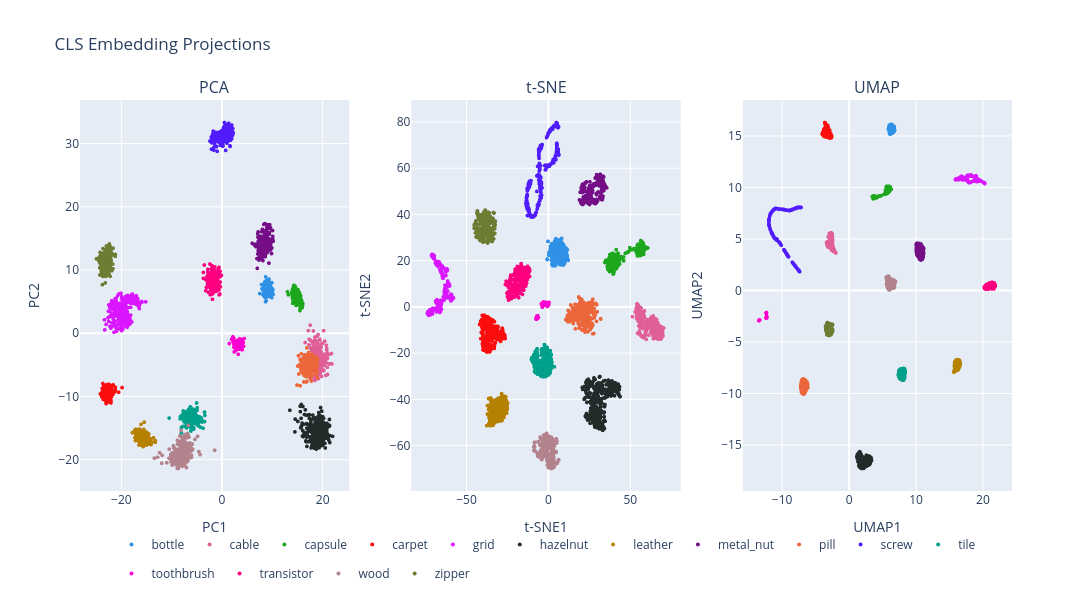

Notebook cell for this chart:
### Code cell
pca_train = pca_2d[train_mask]
tsne_train = tsne_2d[train_mask]
umap_train = umap_2d[train_mask]

cls_fig = make_subplots(
    rows=1,
    cols=3,
    subplot_titles=("PCA", "t-SNE", "UMAP")
)

colors = px.colors.qualitative.Dark24

category_colors = {cat: colors[i % len(colors)] for i, cat in enumerate(categories)}
plot_meta = [("PCA", pca_train, 1), ("t-SNE", tsne_train, 2), ("UMAP", umap_train, 3)]

for idx, (method_name, coords, col) in enumerate(plot_meta):
    for category in categories:
        mask = train_meta["category"] == category

        cls_fig.add_trace(
            go.Scattergl(
                x=coords[mask, 0],
                y=coords[mask, 1],
                mode="markers",
                name=category,
                legendgroup=category,
                showlegend=(method_name == "PCA"),
                customdata=np.stack([
                    train_meta.loc[mask, "category"],
                    train_meta.loc[mask, "path"]
                ], axis=1),
                hovertemplate=(
                    "Category: %{customdata[0]}" +
                    "<br>Path: %{customdata[1]}" +
                    "<extra></extra>"
                ),
                marker=dict(
                    size=4,
                    color=category_colors[category]
                    )
            ),
            row=1,
            col=col
        )

cls_fig.update_xaxes(title_text="PC1", row=1, col=1)
cls_fig.update_yaxes(title_text="PC2", row=1, col=1)

cls_fig.update_xaxes(title_text="t-SNE1", row=1, col=2)
cls_fig.update_yaxes(title_text="t-SNE2", row=1, col=2)

cls_fig.update_xaxes(title_text="UMAP1", row=1, col=3)
cls_fig.update_yaxes(title_text="UMAP2", row=1, col=3)

cls_fig.update_layout(
    title="CLS Embedding Projections",
    width=1600, height=600,
    legend=dict(
        orientation="h",
        yanchor="top",
        y=-0.1,
        xanchor="center",
        x=0.5
    )
)

cls_fig.show()
cls_fig.write_image(IMAGE_DIR / "cls_embedding_comparison.svg")

### Figure 1 — Plotly figure (JSON) as saved in the notebook; plotly's stock layout.template omitted (floating-point values rounded to 4 significant figures; data arrays with more than 128 entries replaced by an {"elided": "..."} marker saying what was removed)
{"data": [{"customdata": {"elided": "209x2 str values"}, "hovertemplate": "Category: %{customdata[0]}<br>Path: %{customdata[1]}<extra></extra>", "legendgroup": "bottle", "marker": {"color": "#2E91E5", "size": 4}, "mode": "markers", "name": "bottle", "showlegend": true, "type": "scattergl", "x": {"elided": "209 float values"}, "xaxis": "x", "y": {"elided": "209 float values"}, "yaxis": "y"}, {"customdata": {"elided": "224x2 str values"}, "hovertemplate": "Category: %{customdata[0]}<br>Path: %{customdata[1]}<extra></extra>", "legendgroup": "cable", "marker": {"color": "#E15F99", "size": 4}, "mode": "markers", "name": "cable", "showlegend": true, "type": "scattergl", "x": {"elided": "224 float values"}, "xaxis": "x", "y": {"elided": "224 float values"}, "yaxis": "y"}, {"customdata": {"elided": "219x2 str values"}, "hovertemplate": "Category: %{customdata[0]}<br>Path: %{customdata[1]}<extra></extra>", "legendgroup": "capsule", "marker": {"color": "#1CA71C", "size": 4}, "mode": "markers", "name": "capsule", "showlegend": true, "type": "scattergl", "x": {"elided": "219 float values"}, "xaxis": "x", "y": {"elided": "219 float values"}, "yaxis": "y"}, {"customdata": {"elided": "280x2 str values"}, "hovertemplate": "Category: %{customdata[0]}<br>Path: %{customdata[1]}<extra></extra>", "legendgroup": "carpet", "marker": {"color": "#FB0D0D", "size": 4}, "mode": "markers", "name": "carpet", "showlegend": true, "type": "scattergl", "x": {"elided": "280 float values"}, "xaxis": "x", "y": {"elided": "280 float values"}, "yaxis": "y"}, {"customdata": {"elided": "264x2 str values"}, "hovertemplate": "Category: %{customdata[0]}<br>Path: %{customdata[1]}<extra></extra>", "legendgroup": "grid", "marker": {"color": "#DA16FF", "size": 4}, "mode": "markers", "name": "grid", "showlegend": true, "type": "scattergl", "x": {"elided": "264 float values"}, "xaxis": "x", "y": {"elided": "264 float values"}, "yaxis": "y"}, {"customdata": {"elided": "391x2 str values"}, "hovertemplate": "Category: %{customdata[0]}<br>Path: %{customdata[1]}<extra></extra>", "legendgroup": "hazelnut", "marker": {"color": "#222A2A", "size": 4}, "mode": "markers", "name": "hazelnut", "showlegend": true, "type": "scattergl", "x": {"elided": "391 float values"}, "xaxis": "x", "y": {"elided": "391 float values"}, "yaxis": "y"}, {"customdata": {"elided": "245x2 str values"}, "hovertemplate": "Category: %{customdata[0]}<br>Path: %{customdata[1]}<extra></extra>", "legendgroup": "leather", "marker": {"color": "#B68100", "size": 4}, "mode": "markers", "name": "leather", "showlegend": true, "type": "scattergl", "x": {"elided": "245 float values"}, "xaxis": "x", "y": {"elided": "245 float values"}, "yaxis": "y"}, {"customdata": {"elided": "220x2 str values"}, "hovertemplate": "Category: %{customdata[0]}<br>Path: %{customdata[1]}<extra></extra>", "legendgroup": "metal_nut", "marker": {"color": "#750D86", "size": 4}, "mode": "markers", "name": "metal_nut", "showlegend": true, "type": "scattergl", "x": {"elided": "220 float values"}, "xaxis": "x", "y": {"elided": "220 float values"}, "yaxis": "y"}, {"customdata": {"elided": "267x2 str values"}, "hovertemplate": "Category: %{customdata[0]}<br>Path: %{customdata[1]}<extra></extra>", "legendgroup": "pill", "marker": {"color": "#EB663B", "size": 4}, "mode": "markers", "name": "pill", "showlegend": true, "type": "scattergl", "x": {"elided": "267 float values"}, "xaxis": "x", "y": {"elided": "267 float values"}, "yaxis": "y"}, {"customdata": {"elided": "320x2 str values"}, "hovertemplate": "Category: %{customdata[0]}<br>Path: %{customdata[1]}<extra></extra>", "legendgroup": "screw", "marker": {"color": "#511CFB", "size": 4}, "mode": "markers", "name": "screw", "showlegend": true, "type": "scattergl", "x": {"elided": "320 float values"}, "xaxis": "x", "y": {"elided": "320 float values"}, "yaxis": "y"}, {"customdata": {"elided": "230x2 str values"}, "hovertemplate": "Category: %{customdata[0]}<br>Path: %{customdata[1]}<extra></extra>", "legendgroup": "tile", "marker": {"color": "#00A08B", "size": 4}, "mode": "markers", "name": "tile", "showlegend": true, "type": "scattergl", "x": {"elided": "230 float values"}, "xaxis": "x", "y": {"elided": "230 float values"}, "yaxis": "y"}, {"customdata": [["toothbrush", "data\\mvtec_ad\\toothbrush\\train\\good\\000.png"], ["toothbrush", "data\\mvtec_ad\\toothbrush\\train\\good\\001.png"], ["toothbrush", "data\\mvtec_ad\\toothbrush\\train\\good\\002.png"], ["toothbrush", "data\\mvtec_ad\\toothbrush\\train\\good\\003.png"], ["toothbrush", "data\\mvtec_ad\\toothbrush\\train\\good\\004.png"], ["toothbrush", "data\\mvtec_ad\\toothbrush\\train\\good\\005.png"], ["toothbrush", "data\\mvtec_ad\\toothbrush\\train\\good\\006.png"], ["toothbrush", "data\\mvtec_ad\\toothbrush\\train\\good\\007.png"], ["toothbrush", "data\\mvtec_ad\\toothbrush\\train\\good\\008.png"], ["toothbrush", "data\\mvtec_ad\\toothbrush\\train\\good\\009.png"], ["toothbrush", "data\\mvtec_ad\\toothbrush\\train\\good\\010.png"], ["toothbrush", "data\\mvtec_ad\\toothbrush\\train\\good\\011.png"], ["toothbrush", "data\\mvtec_ad\\toothbrush\\train\\good\\012.png"], ["toothbrush", "data\\mvtec_ad\\toothbrush\\train\\good\\013.png"], ["toothbrush", "data\\mvtec_ad\\toothbrush\\train\\good\\014.png"], ["toothbrush", "data\\mvtec_ad\\toothbrush\\train\\good\\015.png"], ["toothbrush", "data\\mvtec_ad\\toothbrush\\train\\good\\016.png"], ["toothbrush", "data\\mvtec_ad\\toothbrush\\train\\good\\017.png"], ["toothbrush", "data\\mvtec_ad\\toothbrush\\train\\good\\018.png"], ["toothbrush", "data\\mvtec_ad\\toothbrush\\train\\good\\019.png"], ["toothbrush", "data\\mvtec_ad\\toothbrush\\train\\good\\020.png"], ["toothbrush", "data\\mvtec_ad\\toothbrush\\train\\good\\021.png"], ["toothbrush", "data\\mvtec_ad\\toothbrush\\train\\good\\022.png"], ["toothbrush", "data\\mvtec_ad\\toothbrush\\train\\good\\023.png"], ["toothbrush", "data\\mvtec_ad\\toothbrush\\train\\good\\024.png"], ["toothbrush", "data\\mvtec_ad\\toothbrush\\train\\good\\025.png"], ["toothbrush", "data\\mvtec_ad\\toothbrush\\train\\good\\026.png"], ["toothbrush", "data\\mvtec_ad\\toothbrush\\train\\good\\027.png"], ["toothbrush", "data\\mvtec_ad\\toothbrush\\train\\good\\028.png"], ["toothbrush", "data\\mvtec_ad\\toothbrush\\train\\good\\029.png"], ["toothbrush", "data\\mvtec_ad\\toothbrush\\train\\good\\030.png"], ["toothbrush", "data\\mvtec_ad\\toothbrush\\train\\good\\031.png"], ["toothbrush", "data\\mvtec_ad\\toothbrush\\train\\good\\032.png"], ["toothbrush", "data\\mvtec_ad\\toothbrush\\train\\good\\033.png"], ["toothbrush", "data\\mvtec_ad\\toothbrush\\train\\good\\034.png"], ["toothbrush", "data\\mvtec_ad\\toothbrush\\train\\good\\035.png"], ["toothbrush", "data\\mvtec_ad\\toothbrush\\train\\good\\036.png"], ["toothbrush", "data\\mvtec_ad\\toothbrush\\train\\good\\037.png"], ["toothbrush", "data\\mvtec_ad\\toothbrush\\train\\good\\038.png"], ["toothbrush", "data\\mvtec_ad\\toothbrush\\train\\good\\039.png"], ["toothbrush", "data\\mvtec_ad\\toothbrush\\train\\good\\040.png"], ["toothbrush", "data\\mvtec_ad\\toothbrush\\train\\good\\041.png"], ["toothbrush", "data\\mvtec_ad\\toothbrush\\train\\good\\042.png"], ["toothbrush", "data\\mvtec_ad\\toothbrush\\train\\good\\043.png"], ["toothbrush", "data\\mvtec_ad\\toothbrush\\train\\good\\044.png"], ["toothbrush", "data\\mvtec_ad\\toothbrush\\train\\good\\045.png"], ["toothbrush", "data\\mvtec_ad\\toothbrush\\train\\good\\046.png"], ["toothbrush", "data\\mvtec_ad\\toothbrush\\train\\good\\047.png"], ["toothbrush", "data\\mvtec_ad\\toothbrush\\train\\good\\048.png"], ["toothbrush", "data\\mvtec_ad\\toothbrush\\train\\good\\049.png"], ["toothbrush", "data\\mvtec_ad\\toothbrush\\train\\good\\050.png"], ["toothbrush", "data\\mvtec_ad\\toothbrush\\train\\good\\051.png"], ["toothbrush", "data\\mvtec_ad\\toothbrush\\train\\good\\052.png"], ["toothbrush", "data\\mvtec_ad\\toothbrush\\train\\good\\053.png"], ["toothbrush", "data\\mvtec_ad\\toothbrush\\train\\good\\054.png"], ["toothbrush", "data\\mvtec_ad\\toothbrush\\train\\good\\055.png"], ["toothbrush", "data\\mvtec_ad\\toothbrush\\train\\good\\056.png"], ["toothbrush", "data\\mvtec_ad\\toothbrush\\train\\good\\057.png"], ["toothbrush", "data\\mvtec_ad\\toothbrush\\train\\good\\058.png"], ["toothbrush", "data\\mvtec_ad\\toothbrush\\train\\good\\059.png"]], "hovertemplate": "Category: %{customdata[0]}<br>Path: %{customdata[1]}<extra></extra>", "legendgroup": "toothbrush", "marker": {"color": "#FB00D1", "size": 4}, "mode": "markers", "name": "toothbrush", "showlegend": true, "type": "scattergl", "x": [3.384, 2.903, 2.809, 2.375, 2.233, 3.983, 3.675, 1.477, 2.632, 2.447, 2.248, 1.941, 2.678, 2.912, 2.703, 3.262, 2.496, 3.5, 2.198, 2.363, 3.39, 3.249, 3.24, 3.372, 3.436, 3.313, 2.465, 2.459, 3.522, 4.02, 4.324, 4.253, 2.38, 3.897, 2.682, 3.174, 4.418, 3.652, 3.164, 3.375, 3.932, 2.596, 3.974, 3.218, 3.769, 3.08, 3.301, 2.894, 2.856, 3.98, 2.645, 3.535, 2.69, 3.149, 2.265, 4.234, 3.537, 3.299, 3.247, 2.439], "xaxis": "x", "y": [-1.008, -1.247, -1.507, -1.692, -1.368, -0.9957, -1.341, -1.626, -2.002, -1.265, -1.344, -0.9773, -1.555, -2.02, -1.172, -1.383, -2.217, -0.9776, -0.5694, -0.7853, -1.745, -3.327, -2.171, -1.984, -1.86, -1.418, -2.944, -2.147, -1.653, -2.624, -2.064, -1.483, -2.21, -1.888, -2.127, -1.571, -0.8486, -1.917, -2.431, -1.46, -1.295, -1.91, -1.226, -2.051, -2.167, -2.42, -2.157, -1.423, -1.566, -2.339, -2.775, -0.8798, -1.663, -2.563, -1.429, -2.092, -2.52, -1.592, -1.918, -1.413], "yaxis": "y"}, {"customdata": {"elided": "213x2 str values"}, "hovertemplate": "Category: %{customdata[0]}<br>Path: %{customdata[1]}<extra></extra>", "legendgroup": "transistor", "marker": {"color": "#FC0080", "size": 4}, "mode": "markers", "name": "transistor", "showlegend": true, "type": "scattergl", "x": {"elided": "213 float values"}, "xaxis": "x", "y": {"elided": "213 float values"}, "yaxis": "y"}, {"customdata": {"elided": "247x2 str values"}, "hovertemplate": "Category: %{customdata[0]}<br>Path: %{customdata[1]}<extra></extra>", "legendgroup": "wood", "marker": {"color": "#B2828D", "size": 4}, "mode": "markers", "name": "wood", "showlegend": true, "type": "scattergl", "x": {"elided": "247 float values"}, "xaxis": "x", "y": {"elided": "247 float values"}, "yaxis": "y"}, {"customdata": {"elided": "240x2 str values"}, "hovertemplate": "Category: %{customdata[0]}<br>Path: %{customdata[1]}<extra></extra>", "legendgroup": "zipper", "marker": {"color": "#6C7C32", "size": 4}, "mode": "markers", "name": "zipper", "showlegend": true, "type": "scattergl", "x": {"elided": "240 float values"}, "xaxis": "x", "y": {"elided": "240 float values"}, "yaxis": "y"}, {"customdata": {"elided": "209x2 str values"}, "hovertemplate": "Category: %{customdata[0]}<br>Path: %{customdata[1]}<extra></extra>", "legendgroup": "bottle", "marker": {"color": "#2E91E5", "size": 4}, "mode": "markers", "name": "bottle", "showlegend": false, "type": "scattergl", "x": {"elided": "209 float values"}, "xaxis": "x2", "y": {"elided": "209 float values"}, "yaxis": "y2"}, {"customdata": {"elided": "224x2 str values"}, "hovertemplate": "Category: %{customdata[0]}<br>Path: %{customdata[1]}<extra></extra>", "legendgroup": "cable", "marker": {"color": "#E15F99", "size": 4}, "mode": "markers", "name": "cable", "showlegend": false, "type": "scattergl", "x": {"elided": "224 float values"}, "xaxis": "x2", "y": {"elided": "224 float values"}, "yaxis": "y2"}, {"customdata": {"elided": "219x2 str values"}, "hovertemplate": "Category: %{customdata[0]}<br>Path: %{customdata[1]}<extra></extra>", "legendgroup": "capsule", "marker": {"color": "#1CA71C", "size": 4}, "mode": "markers", "name": "capsule", "showlegend": false, "type": "scattergl", "x": {"elided": "219 float values"}, "xaxis": "x2", "y": {"elided": "219 float values"}, "yaxis": "y2"}, {"customdata": {"elided": "280x2 str values"}, "hovertemplate": "Category: %{customdata[0]}<br>Path: %{customdata[1]}<extra></extra>", "legendgroup": "carpet", "marker": {"color": "#FB0D0D", "size": 4}, "mode": "markers", "name": "carpet", "showlegend": false, "type": "scattergl", "x": {"elided": "280 float values"}, "xaxis": "x2", "y": {"elided": "280 float values"}, "yaxis": "y2"}, {"customdata": {"elided": "264x2 str values"}, "hovertemplate": "Category: %{customdata[0]}<br>Path: %{customdata[1]}<extra></extra>", "legendgroup": "grid", "marker": {"color": "#DA16FF", "size": 4}, "mode": "markers", "name": "grid", "showlegend": false, "type": "scattergl", "x": {"elided": "264 float values"}, "xaxis": "x2", "y": {"elided": "264 float values"}, "yaxis": "y2"}, {"customdata": {"elided": "391x2 str values"}, "hovertemplate": "Category: %{customdata[0]}<br>Path: %{customdata[1]}<extra></extra>", "legendgroup": "hazelnut", "marker": {"color": "#222A2A", "size": 4}, "mode": "markers", "name": "hazelnut", "showlegend": false, "type": "scattergl", "x": {"elided": "391 float values"}, "xaxis": "x2", "y": {"elided": "391 float values"}, "yaxis": "y2"}, {"customdata": {"elided": "245x2 str values"}, "hovertemplate": "Category: %{customdata[0]}<br>Path: %{customdata[1]}<extra></extra>", "legendgroup": "leather", "marker": {"color": "#B68100", "size": 4}, "mode": "markers", "name": "leather", "showlegend": false, "type": "scattergl", "x": {"elided": "245 float values"}, "xaxis": "x2", "y": {"elided": "245 float values"}, "yaxis": "y2"}, {"customdata": {"elided": "220x2 str values"}, "hovertemplate": "Category: %{customdata[0]}<br>Path: %{customdata[1]}<extra></extra>", "legendgroup": "metal_nut", "marker": {"color": "#750D86", "size": 4}, "mode": "markers", "name": "metal_nut", "showlegend": false, "type": "scattergl", "x": {"elided": "220 float values"}, "xaxis": "x2", "y": {"elided": "220 float values"}, "yaxis": "y2"}, {"customdata": {"elided": "267x2 str values"}, "hovertemplate": "Category: %{customdata[0]}<br>Path: %{customdata[1]}<extra></extra>", "legendgroup": "pill", "marker": {"color": "#EB663B", "size": 4}, "mode": "markers", "name": "pill", "showlegend": false, "type": "scattergl", "x": {"elided": "267 float values"}, "xaxis": "x2", "y": {"elided": "267 float values"}, "yaxis": "y2"}, {"customdata": {"elided": "320x2 str values"}, "hovertemplate": "Category: %{customdata[0]}<br>Path: %{customdata[1]}<extra></extra>", "legendgroup": "screw", "marker": {"color": "#511CFB", "size": 4}, "mode": "markers", "name": "screw", "showlegend": false, "type": "scattergl", "x": {"elided": "320 float values"}, "xaxis": "x2", "y": {"elided": "320 float values"}, "yaxis": "y2"}, {"customdata": {"elided": "230x2 str values"}, "hovertemplate": "Category: %{customdata[0]}<br>Path: %{customdata[1]}<extra></extra>", "legendgroup": "tile", "marker": {"color": "#00A08B", "size": 4}, "mode": "markers", "name": "tile", "showlegend": false, "type": "scattergl", "x": {"elided": "230 float values"}, "xaxis": "x2", "y": {"elided": "230 float values"}, "yaxis": "y2"}, {"customdata": [["toothbrush", "data\\mvtec_ad\\toothbrush\\train\\good\\000.png"], ["toothbrush", "data\\mvtec_ad\\toothbrush\\train\\good\\001.png"], ["toothbrush", "data\\mvtec_ad\\toothbrush\\train\\good\\002.png"], ["toothbrush", "data\\mvtec_ad\\toothbrush\\train\\good\\003.png"], ["toothbrush", "data\\mvtec_ad\\toothbrush\\train\\good\\004.png"], ["toothbrush", "data\\mvtec_ad\\toothbrush\\train\\good\\005.png"], ["toothbrush", "data\\mvtec_ad\\toothbrush\\train\\good\\006.png"], ["toothbrush", "data\\mvtec_ad\\toothbrush\\train\\good\\007.png"], ["toothbrush", "data\\mvtec_ad\\toothbrush\\train\\good\\008.png"], ["toothbrush", "data\\mvtec_ad\\toothbrush\\train\\good\\009.png"], ["toothbrush", "data\\mvtec_ad\\toothbrush\\train\\good\\010.png"], ["toothbrush", "data\\mvtec_ad\\toothbrush\\train\\good\\011.png"], ["toothbrush", "data\\mvtec_ad\\toothbrush\\train\\good\\012.png"], ["toothbrush", "data\\mvtec_ad\\toothbrush\\train\\good\\013.png"], ["toothbrush", "data\\mvtec_ad\\toothbrush\\train\\good\\014.png"], ["toothbrush", "data\\mvtec_ad\\toothbrush\\train\\good\\015.png"], ["toothbrush", "data\\mvtec_ad\\toothbrush\\train\\good\\016.png"], ["toothbrush", "data\\mvtec_ad\\toothbrush\\train\\good\\017.png"], ["toothbrush", "data\\mvtec_ad\\toothbrush\\train\\good\\018.png"], ["toothbrush", "data\\mvtec_ad\\toothbrush\\train\\good\\019.png"], ["toothbrush", "data\\mvtec_ad\\toothbrush\\train\\good\\020.png"], ["toothbrush", "data\\mvtec_ad\\toothbrush\\train\\good\\021.png"], ["toothbrush", "data\\mvtec_ad\\toothbrush\\train\\good\\022.png"], ["toothbrush", "data\\mvtec_ad\\toothbrush\\train\\good\\023.png"], ["toothbrush", "data\\mvtec_ad\\toothbrush\\train\\good\\024.png"], ["toothbrush", "data\\mvtec_ad\\toothbrush\\train\\good\\025.png"], ["toothbrush", "data\\mvtec_ad\\toothbrush\\train\\good\\026.png"], ["toothbrush", "data\\mvtec_ad\\toothbrush\\train\\good\\027.png"], ["toothbrush", "data\\mvtec_ad\\toothbrush\\train\\good\\028.png"], ["toothbrush", "data\\mvtec_ad\\toothbrush\\train\\good\\029.png"], ["toothbrush", "data\\mvtec_ad\\toothbrush\\train\\good\\030.png"], ["toothbrush", "data\\mvtec_ad\\toothbrush\\train\\good\\031.png"], ["toothbrush", "data\\mvtec_ad\\toothbrush\\train\\good\\032.png"], ["toothbrush", "data\\mvtec_ad\\toothbrush\\train\\good\\033.png"], ["toothbrush", "data\\mvtec_ad\\toothbrush\\train\\good\\034.png"], ["toothbrush", "data\\mvtec_ad\\toothbrush\\train\\good\\035.png"], ["toothbrush", "data\\mvtec_ad\\toothbrush\\train\\good\\036.png"], ["toothbrush", "data\\mvtec_ad\\toothbrush\\train\\good\\037.png"], ["toothbrush", "data\\mvtec_ad\\toothbrush\\train\\good\\038.png"], ["toothbrush", "data\\mvtec_ad\\toothbrush\\train\\good\\039.png"], ["toothbrush", "data\\mvtec_ad\\toothbrush\\train\\good\\040.png"], ["toothbrush", "data\\mvtec_ad\\toothbrush\\train\\good\\041.png"], ["toothbrush", "data\\mvtec_ad\\toothbrush\\train\\good\\042.png"], ["toothbrush", "data\\mvtec_ad\\toothbrush\\train\\good\\043.png"], ["toothbrush", "data\\mvtec_ad\\toothbrush\\train\\good\\044.png"], ["toothbrush", "data\\mvtec_ad\\toothbrush\\train\\good\\045.png"], ["toothbrush", "data\\mvtec_ad\\toothbrush\\train\\good\\046.png"], ["toothbrush", "data\\mvtec_ad\\toothbrush\\train\\good\\047.png"], ["toothbrush", "data\\mvtec_ad\\toothbrush\\train\\good\\048.png"], ["toothbrush", "data\\mvtec_ad\\toothbrush\\train\\good\\049.png"], ["toothbrush", "data\\mvtec_ad\\toothbrush\\train\\good\\050.png"], ["toothbrush", "data\\mvtec_ad\\toothbrush\\train\\good\\051.png"], ["toothbrush", "data\\mvtec_ad\\toothbrush\\train\\good\\052.png"], ["toothbrush", "data\\mvtec_ad\\toothbrush\\train\\good\\053.png"], ["toothbrush", "data\\mvtec_ad\\toothbrush\\train\\good\\054.png"], ["toothbrush", "data\\mvtec_ad\\toothbrush\\train\\good\\055.png"], ["toothbrush", "data\\mvtec_ad\\toothbrush\\train\\good\\056.png"], ["toothbrush", "data\\mvtec_ad\\toothbrush\\train\\good\\057.png"], ["toothbrush", "data\\mvtec_ad\\toothbrush\\train\\good\\058.png"], ["toothbrush", "data\\mvtec_ad\\toothbrush\\train\\good\\059.png"]], "hovertemplate": "Category: %{customdata[0]}<br>Path: %{customdata[1]}<extra></extra>", "legendgroup": "toothbrush", "marker": {"color": "#FB00D1", "size": 4}, "mode": "markers", "name": "toothbrush", "showlegend": false, "type": "scattergl", "x": [-6.243, -6.296, -6.29, -6.874, -6.277, -5.814, -6.741, -6.1, -6.737, -6.11, -6.34, -6.349, -6.409, -6.585, -6.837, -6.684, -7.257, -7.263, -6.864, -6.629, -3.572, -3.361, -2.562, -2.801, -3.392, -2.106, -3.615, -2.659, -3.664, -3.615, -3.108, -3.23, -3.478, -3.472, -3.982, -3.334, -2.673, -2.926, -2.609, -2.79, -0.3602, -1.174, -0.4015, -0.01539, 0.3819, -0.525, -0.978, -0.6072, -0.2647, 0.6096, -0.2572, -0.4991, -0.3065, 0.4496, -0.8206, 0.643, 0.0618, -1.159, -0.2871, -0.5426], "xaxis": "x2", "y": [-4.51, -4.135, -4.925, -5.309, -3.778, -4.59, -4.393, -4.311, -4.273, -4.431, -4.408, -4.257, -3.94, -3.989, -4.93, -4.477, -5.265, -4.892, -4.112, -4.747, 0.5542, -0.1291, 1.978, 1.96, 1.391, 0.7098, 1.609, 2.121, 1.123, 1.665, 0.5311, 1.169, 0.3954, 1.441, 1.309, 0.3655, 0.7367, 1.029, 2.126, 1.113, 1.061, 1.951, 1.453, 1.376, 0.8497, 1.724, 1.666, 1.623, 1.576, 1.685, 0.2216, 1.156, 1.445, 1.757, 1.337, 1.954, 0.7694, 1.761, 1.432, 0.7125], "yaxis": "y2"}, {"customdata": {"elided": "213x2 str values"}, "hovertemplate": "Category: %{customdata[0]}<br>Path: %{customdata[1]}<extra></extra>", "legendgroup": "transistor", "marker": {"color": "#FC0080", "size": 4}, "mode": "markers", "name": "transistor", "showlegend": false, "type": "scattergl", "x": {"elided": "213 float values"}, "xaxis": "x2", "y": {"elided": "213 float values"}, "yaxis": "y2"}, {"customdata": {"elided": "247x2 str values"}, "hovertemplate": "Category: %{customdata[0]}<br>Path: %{customdata[1]}<extra></extra>", "legendgroup": "wood", "marker": {"color": "#B2828D", "size": 4}, "mode": "markers", "name": "wood", "showlegend": false, "type": "scattergl", "x": {"elided": "247 float values"}, "xaxis": "x2", "y": {"elided": "247 float values"}, "yaxis": "y2"}, {"customdata": {"elided": "240x2 str values"}, "hovertemplate": "Category: %{customdata[0]}<br>Path: %{customdata[1]}<extra></extra>", "legendgroup": "zipper", "marker": {"color": "#6C7C32", "size": 4}, "mode": "markers", "name": "zipper", "showlegend": false, "type": "scattergl", "x": {"elided": "240 float values"}, "xaxis": "x2", "y": {"elided": "240 float values"}, "yaxis": "y2"}, {"customdata": {"elided": "209x2 str values"}, "hovertemplate": "Category: %{customdata[0]}<br>Path: %{customdata[1]}<extra></extra>", "legendgroup": "bottle", "marker": {"color": "#2E91E5", "size": 4}, "mode": "markers", "name": "bottle", "showlegend": false, "type": "scattergl", "x": {"elided": "209 float values"}, "xaxis": "x3", "y": {"elided": "209 float values"}, "yaxis": "y3"}, {"customdata": {"elided": "224x2 str values"}, "hovertemplate": "Category: %{customdata[0]}<br>Path: %{customdata[1]}<extra></extra>", "legendgroup": "cable", "marker": {"color": "#E15F99", "size": 4}, "mode": "markers", "name": "cable", "showlegend": false, "type": "scattergl", "x": {"elided": "224 float values"}, "xaxis": "x3", "y": {"elided": "224 float values"}, "yaxis": "y3"}, {"customdata": {"elided": "219x2 str values"}, "hovertemplate": "Category: %{customdata[0]}<br>Path: %{customdata[1]}<extra></extra>", "legendgroup": "capsule", "marker": {"color": "#1CA71C", "size": 4}, "mode": "markers", "name": "capsule", "showlegend": false, "type": "scattergl", "x": {"elided": "219 float values"}, "xaxis": "x3", "y": {"elided": "219 float values"}, "yaxis": "y3"}, {"customdata": {"elided": "280x2 str values"}, "hovertemplate": "Category: %{customdata[0]}<br>Path: %{customdata[1]}<extra></extra>", "legendgroup": "carpet", "marker": {"color": "#FB0D0D", "size": 4}, "mode": "markers", "name": "carpet", "showlegend": false, "type": "scattergl", "x": {"elided": "280 float values"}, "xaxis": "x3", "y": {"elided": "280 float values"}, "yaxis": "y3"}, {"customdata": {"elided": "264x2 str values"}, "hovertemplate": "Category: %{customdata[0]}<br>Path: %{customdata[1]}<extra></extra>", "legendgroup": "grid", "marker": {"color": "#DA16FF", "size": 4}, "mode": "markers", "name": "grid", "showlegend": false, "type": "scattergl", "x": {"elided": "264 float values"}, "xaxis": "x3", "y": {"elided": "264 float values"}, "yaxis": "y3"}, {"customdata": {"elided": "391x2 str values"}, "hovertemplate": "Category: %{customdata[0]}<br>Path: %{customdata[1]}<extra></extra>", "legendgroup": "hazelnut", "marker": {"color": "#222A2A", "size": 4}, "mode": "markers", "name": "hazelnut", "showlegend": false, "type": "scattergl", "x": {"elided": "391 float values"}, "xaxis": "x3", "y": {"elided": "391 float values"}, "yaxis": "y3"}, {"customdata": {"elided": "245x2 str values"}, "hovertemplate": "Category: %{customdata[0]}<br>Path: %{customdata[1]}<extra></extra>", "legendgroup": "leather", "marker": {"color": "#B68100", "size": 4}, "mode": "markers", "name": "leather", "showlegend": false, "type": "scattergl", "x": {"elided": "245 float values"}, "xaxis": "x3", "y": {"elided": "245 float values"}, "yaxis": "y3"}, {"customdata": {"elided": "220x2 str values"}, "hovertemplate": "Category: %{customdata[0]}<br>Path: %{customdata[1]}<extra></extra>", "legendgroup": "metal_nut", "marker": {"color": "#750D86", "size": 4}, "mode": "markers", "name": "metal_nut", "showlegend": false, "type": "scattergl", "x": {"elided": "220 float values"}, "xaxis": "x3", "y": {"elided": "220 float values"}, "yaxis": "y3"}, {"customdata": {"elided": "267x2 str values"}, "hovertemplate": "Category: %{customdata[0]}<br>Path: %{customdata[1]}<extra></extra>", "legendgroup": "pill", "marker": {"color": "#EB663B", "size": 4}, "mode": "markers", "name": "pill", "showlegend": false, "type": "scattergl", "x": {"elided": "267 float values"}, "xaxis": "x3", "y": {"elided": "267 float values"}, "yaxis": "y3"}, {"customdata": {"elided": "320x2 str values"}, "hovertemplate": "Category: %{customdata[0]}<br>Path: %{customdata[1]}<extra></extra>", "legendgroup": "screw", "marker": {"color": "#511CFB", "size": 4}, "mode": "markers", "name": "screw", "showlegend": false, "type": "scattergl", "x": {"elided": "320 float values"}, "xaxis": "x3", "y": {"elided": "320 float values"}, "yaxis": "y3"}, {"customdata": {"elided": "230x2 str values"}, "hovertemplate": "Category: %{customdata[0]}<br>Path: %{customdata[1]}<extra></extra>", "legendgroup": "tile", "marker": {"color": "#00A08B", "size": 4}, "mode": "markers", "name": "tile", "showlegend": false, "type": "scattergl", "x": {"elided": "230 float values"}, "xaxis": "x3", "y": {"elided": "230 float values"}, "yaxis": "y3"}, {"customdata": [["toothbrush", "data\\mvtec_ad\\toothbrush\\train\\good\\000.png"], ["toothbrush", "data\\mvtec_ad\\toothbrush\\train\\good\\001.png"], ["toothbrush", "data\\mvtec_ad\\toothbrush\\train\\good\\002.png"], ["toothbrush", "data\\mvtec_ad\\toothbrush\\train\\good\\003.png"], ["toothbrush", "data\\mvtec_ad\\toothbrush\\train\\good\\004.png"], ["toothbrush", "data\\mvtec_ad\\toothbrush\\train\\good\\005.png"], ["toothbrush", "data\\mvtec_ad\\toothbrush\\train\\good\\006.png"], ["toothbrush", "data\\mvtec_ad\\toothbrush\\train\\good\\007.png"], ["toothbrush", "data\\mvtec_ad\\toothbrush\\train\\good\\008.png"], ["toothbrush", "data\\mvtec_ad\\toothbrush\\train\\good\\009.png"], ["toothbrush", "data\\mvtec_ad\\toothbrush\\train\\good\\010.png"], ["toothbrush", "data\\mvtec_ad\\toothbrush\\train\\good\\011.png"], ["toothbrush", "data\\mvtec_ad\\toothbrush\\train\\good\\012.png"], ["toothbrush", "data\\mvtec_ad\\toothbrush\\train\\good\\013.png"], ["toothbrush", "data\\mvtec_ad\\toothbrush\\train\\good\\014.png"], ["toothbrush", "data\\mvtec_ad\\toothbrush\\train\\good\\015.png"], ["toothbrush", "data\\mvtec_ad\\toothbrush\\train\\good\\016.png"], ["toothbrush", "data\\mvtec_ad\\toothbrush\\train\\good\\017.png"], ["toothbrush", "data\\mvtec_ad\\toothbrush\\train\\good\\018.png"], ["toothbrush", "data\\mvtec_ad\\toothbrush\\train\\good\\019.png"], ["toothbrush", "data\\mvtec_ad\\toothbrush\\train\\good\\020.png"], ["toothbrush", "data\\mvtec_ad\\toothbrush\\train\\good\\021.png"], ["toothbrush", "data\\mvtec_ad\\toothbrush\\train\\good\\022.png"], ["toothbrush", "data\\mvtec_ad\\toothbrush\\train\\good\\023.png"], ["toothbrush", "data\\mvtec_ad\\toothbrush\\train\\good\\024.png"], ["toothbrush", "data\\mvtec_ad\\toothbrush\\train\\good\\025.png"], ["toothbrush", "data\\mvtec_ad\\toothbrush\\train\\good\\026.png"], ["toothbrush", "data\\mvtec_ad\\toothbrush\\train\\good\\027.png"], ["toothbrush", "data\\mvtec_ad\\toothbrush\\train\\good\\028.png"], ["toothbrush", "data\\mvtec_ad\\toothbrush\\train\\good\\029.png"], ["toothbrush", "data\\mvtec_ad\\toothbrush\\train\\good\\030.png"], ["toothbrush", "data\\mvtec_ad\\toothbrush\\train\\good\\031.png"], ["toothbrush", "data\\mvtec_ad\\toothbrush\\train\\good\\032.png"], ["toothbrush", "data\\mvtec_ad\\toothbrush\\train\\good\\033.png"], ["toothbrush", "data\\mvtec_ad\\toothbrush\\train\\good\\034.png"], ["toothbrush", "data\\mvtec_ad\\toothbrush\\train\\good\\035.png"], ["toothbrush", "data\\mvtec_ad\\toothbrush\\train\\good\\036.png"], ["toothbrush", "data\\mvtec_ad\\toothbrush\\train\\good\\037.png"], ["toothbrush", "data\\mvtec_ad\\toothbrush\\train\\good\\038.png"], ["toothbrush", "data\\mvtec_ad\\toothbrush\\train\\good\\039.png"], ["toothbrush", "data\\mvtec_ad\\toothbrush\\train\\good\\040.png"], ["toothbrush", "data\\mvtec_ad\\toothbrush\\train\\good\\041.png"], ["toothbrush", "data\\mvtec_ad\\toothbrush\\train\\good\\042.png"], ["toothbrush", "data\\mvtec_ad\\toothbrush\\train\\good\\043.png"], ["toothbrush", "data\\mvtec_ad\\toothbrush\\train\\good\\044.png"], ["toothbrush", "data\\mvtec_ad\\toothbrush\\train\\good\\045.png"], ["toothbrush", "data\\mvtec_ad\\toothbrush\\train\\good\\046.png"], ["toothbrush", "data\\mvtec_ad\\toothbrush\\train\\good\\047.png"], ["toothbrush", "data\\mvtec_ad\\toothbrush\\train\\good\\048.png"], ["toothbrush", "data\\mvtec_ad\\toothbrush\\train\\good\\049.png"], ["toothbrush", "data\\mvtec_ad\\toothbrush\\train\\good\\050.png"], ["toothbrush", "data\\mvtec_ad\\toothbrush\\train\\good\\051.png"], ["toothbrush", "data\\mvtec_ad\\toothbrush\\train\\good\\052.png"], ["toothbrush", "data\\mvtec_ad\\toothbrush\\train\\good\\053.png"], ["toothbrush", "data\\mvtec_ad\\toothbrush\\train\\good\\054.png"], ["toothbrush", "data\\mvtec_ad\\toothbrush\\train\\good\\055.png"], ["toothbrush", "data\\mvtec_ad\\toothbrush\\train\\good\\056.png"], ["toothbrush", "data\\mvtec_ad\\toothbrush\\train\\good\\057.png"], ["toothbrush", "data\\mvtec_ad\\toothbrush\\train\\good\\058.png"], ["toothbrush", "data\\mvtec_ad\\toothbrush\\train\\good\\059.png"]], "hovertemplate": "Category: %{customdata[0]}<br>Path: %{customdata[1]}<extra></extra>", "legendgroup": "toothbrush", "marker": {"color": "#FB00D1", "size": 4}, "mode": "markers", "name": "toothbrush", "showlegend": false, "type": "scattergl", "x": [-13.37, -13.39, -13.32, -13.37, -13.41, -13.38, -13.35, -13.34, -13.36, -13.39, -13.35, -13.42, -13.42, -13.39, -13.37, -13.34, -13.38, -13.38, -13.38, -13.38, -12.3, -12.37, -12.23, -12.25, -12.28, -12.29, -12.28, -12.25, -12.33, -12.26, -12.29, -12.29, -12.31, -12.28, -12.27, -12.34, -12.27, -12.29, -12.23, -12.29, -12.33, -12.31, -12.3, -12.31, -12.34, -12.33, -12.29, -12.31, -12.32, -12.32, -12.37, -12.32, -12.3, -12.33, -12.32, -12.32, -12.34, -12.31, -12.32, -12.32], "xaxis": "x3", "y": [-2.884, -2.906, -2.855, -2.904, -2.925, -2.865, -2.878, -2.868, -2.901, -2.905, -2.883, -2.937, -2.942, -2.913, -2.898, -2.872, -2.903, -2.9, -2.905, -2.901, -2.666, -2.669, -2.551, -2.655, -2.664, -2.522, -2.652, -2.634, -2.683, -2.643, -2.621, -2.657, -2.642, -2.638, -2.672, -2.658, -2.612, -2.661, -2.588, -2.647, -2.193, -2.253, -2.199, -2.15, -2.176, -2.194, -2.214, -2.235, -2.19, -2.159, -2.183, -2.189, -2.204, -2.163, -2.233, -2.162, -2.171, -2.259, -2.159, -2.233], "yaxis": "y3"}, {"customdata": {"elided": "213x2 str values"}, "hovertemplate": "Category: %{customdata[0]}<br>Path: %{customdata[1]}<extra></extra>", "legendgroup": "transistor", "marker": {"color": "#FC0080", "size": 4}, "mode": "markers", "name": "transistor", "showlegend": false, "type": "scattergl", "x": {"elided": "213 float values"}, "xaxis": "x3", "y": {"elided": "213 float values"}, "yaxis": "y3"}, {"customdata": {"elided": "247x2 str values"}, "hovertemplate": "Category: %{customdata[0]}<br>Path: %{customdata[1]}<extra></extra>", "legendgroup": "wood", "marker": {"color": "#B2828D", "size": 4}, "mode": "markers", "name": "wood", "showlegend": false, "type": "scattergl", "x": {"elided": "247 float values"}, "xaxis": "x3", "y": {"elided": "247 float values"}, "yaxis": "y3"}, {"customdata": {"elided": "240x2 str values"}, "hovertemplate": "Category: %{customdata[0]}<br>Path: %{customdata[1]}<extra></extra>", "legendgroup": "zipper", "marker": {"color": "#6C7C32", "size": 4}, "mode": "markers", "name": "zipper", "showlegend": false, "type": "scattergl", "x": {"elided": "240 float values"}, "xaxis": "x3", "y": {"elided": "240 float values"}, "yaxis": "y3"}], "layout": {"annotations": [{"font": {"size": 16}, "showarrow": false, "text": "PCA", "x": 0.1444, "xanchor": "center", "xref": "paper", "y": 1, "yanchor": "bottom", "yref": "paper"}, {"font": {"size": 16}, "showarrow": false, "text": "t-SNE", "x": 0.5, "xanchor": "center", "xref": "paper", "y": 1, "yanchor": "bottom", "yref": "paper"}, {"font": {"size": 16}, "showarrow": false, "text": "UMAP", "x": 0.8556, "xanchor": "center", "xref": "paper", "y": 1, "yanchor": "bottom", "yref": "paper"}], "height": 600, "legend": {"orientation": "h", "x": 0.5, "xanchor": "center", "y": -0.1, "yanchor": "top"}, "title": {"text": "CLS Embedding Projections"}, "width": 1600, "xaxis": {"anchor": "y", "domain": [0, 0.2889], "title": {"text": "PC1"}}, "xaxis2": {"anchor": "y2", "domain": [0.3556, 0.6444], "title": {"text": "t-SNE1"}}, "xaxis3": {"anchor": "y3", "domain": [0.7111, 1], "title": {"text": "UMAP1"}}, "yaxis": {"anchor": "x", "domain": [0, 1], "title": {"text": "PC2"}}, "yaxis2": {"anchor": "x2", "domain": [0, 1], "title": {"text": "t-SNE2"}}, "yaxis3": {"anchor": "x3", "domain": [0, 1], "title": {"text": "UMAP2"}}}}
